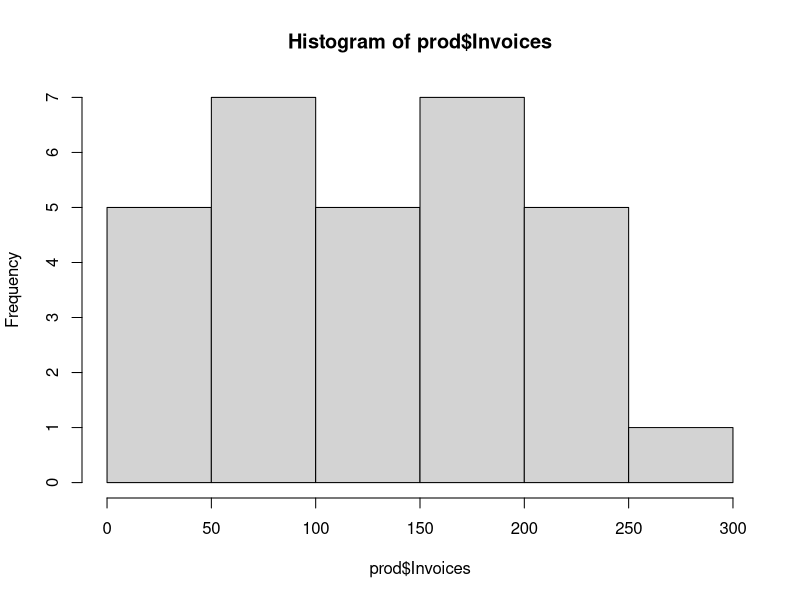
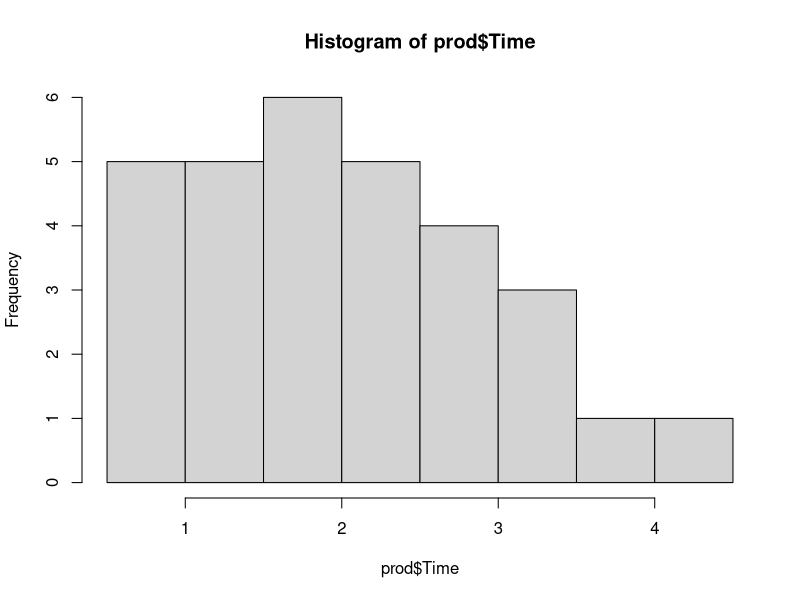
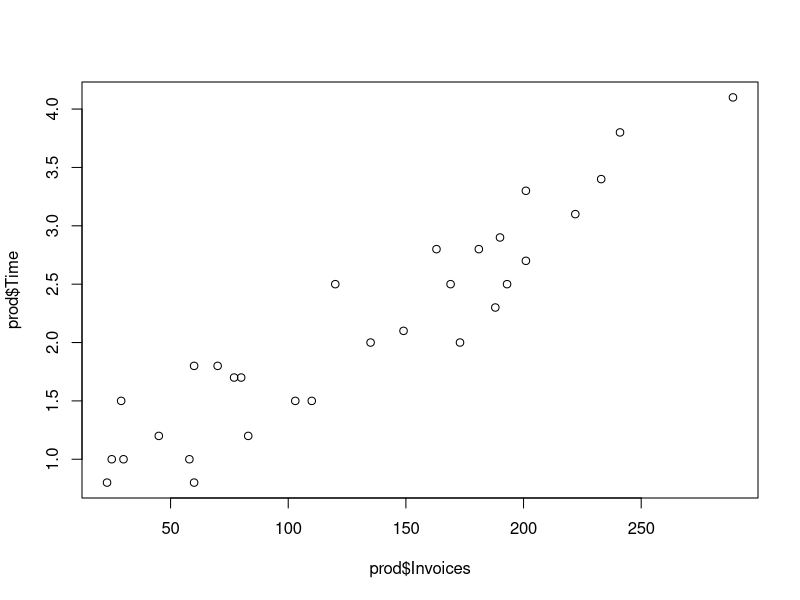
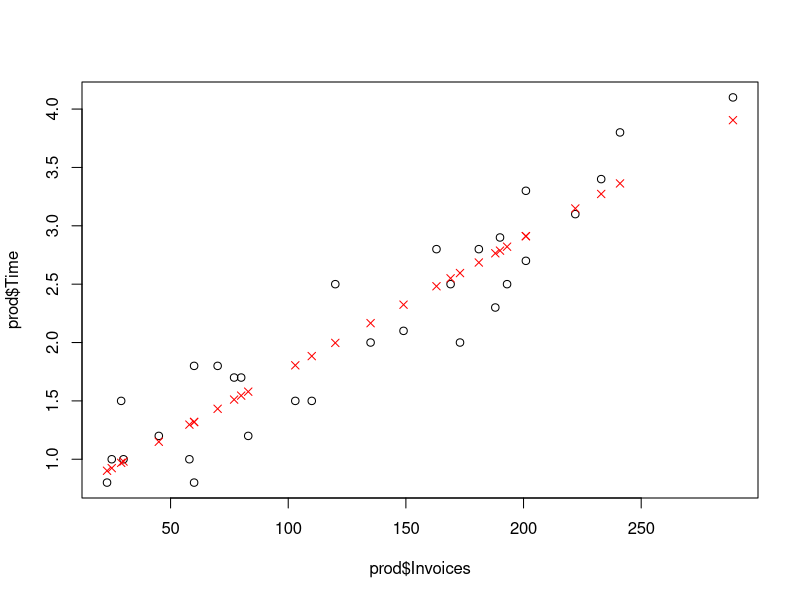

Here is the R script that generated these plots, in order:
## ---- chunk 1
# read data into R. 
prod = read.table("invoices.txt", header= TRUE)
# Use function View(prod) or head(prod) to see if the data has been imported successfully. 
#View(prod)
head(prod)
# Advanced: can you try importing data using "read.csv( )" instead of "read.table( )":
csv_type = read.csv("invoices.txt", header = TRUE, sep = "\t")
#View(csv_type)
head(csv_type)
## ---- chunk 2
# explore data using summary()
summary(prod)

## ---- chunk 3
# explore the data with histograms
# Hint: use hist() for histograms
hist(prod$Invoices)
hist(prod$Time)
## ---- chunk 4
# explore data with scatterplot
# Hint: use plot( )
plot(x = prod$Invoices, y = prod$Time)
## ---- chunk 5
# fit a linear regression model
# Hint: use lm( ). Don't forget to save the model to a variable called "mod"
mod = lm( prod$Time ~ prod$Invoices )
## ---- chunk 6
# apply summary( ) to your model
summary(mod)
## ---- chunk 7
# Print out the observed RunTime
# prod$RunTime 
# Print out the observed RunTime
# Hint: Use mod$fitted.values OR use predict(mod)
prod$Time
predict(mod)

## ---- chunk 8
# Hint: first draw a scatterplot of the data
plot(x = prod$Invoices, y = prod$Time)
# Next add the fitted values
points(predict(mod) ~ prod$Invoices, col = 'red', pch = 4)
## ---- chunk 9
 x = prod$Invoices
 y = prod$Time
 xbar = mean(x)
 ybar = mean(y)
 
 beta1_hat = sum((x-xbar)*(y-ybar)) / sum((x-xbar)^2)
 beta1_hat
 beta0_hat = ybar - beta1_hat*xbar
 beta0_hat
## ---- chunk 10
sum = summary(mod)
str(summary(mod))
b_value = sum$intercept
b_value_error = sum$
 x = prod$Invoices
 y = prod$Time
 xbar = mean(x)
 ybar = mean(y)
 
 beta1_hat = sum((x-xbar)*(y-ybar)) / sum((x-xbar)^2)
 beta1_hat
 beta0_hat = ybar - beta1_hat*xbar
 beta0_hat
